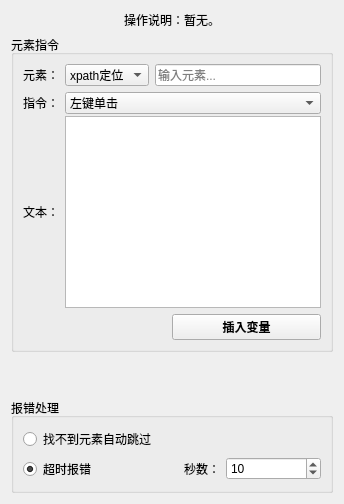
       <widget class="QWidget" name="tab_11">
        <attribute name="title">
         <string>元素控制</string>
        </attribute>
        <layout class="QVBoxLayout" name="verticalLayout_23">
         <item>
          <widget class="QLabel" name="label_93">
           <property name="sizePolicy">
            <sizepolicy hsizetype="Preferred" vsizetype="Preferred">
             <horstretch>0</horstretch>
             <verstretch>0</verstretch>
            </sizepolicy>
           </property>
           <property name="text">
            <string>操作说明：暂无。</string>
           </property>
           <property name="alignment">
            <set>Qt::AlignCenter</set>
           </property>
           <property name="wordWrap">
            <bool>false</bool>
           </property>
           <property name="margin">
            <number>0</number>
           </property>
           <property name="indent">
            <number>-1</number>
           </property>
           <property name="openExternalLinks">
            <bool>false</bool>
           </property>
          </widget>
         </item>
         <item>
          <widget class="QGroupBox" name="groupBox_4">
           <property name="title">
            <string>元素指令</string>
           </property>
           <layout class="QVBoxLayout" name="verticalLayout_9">
            <item>
             <layout class="QHBoxLayout" name="horizontalLayout_20">
              <item>
               <widget class="QLabel" name="label_50">
                <property name="text">
                 <string>元素：</string>
                </property>
               </widget>
              </item>
              <item>
               <widget class="QComboBox" name="comboBox_21">
                <item>
                 <property name="text">
                  <string>xpath定位</string>
                 </property>
                </item>
                <item>
                 <property name="text">
                  <string>元素ID</string>
                 </property>
                </item>
                <item>
                 <property name="text">
                  <string>元素名称</string>
                 </property>
                </item>
               </widget>
              </item>
              <item>
               <widget class="QLineEdit" name="lineEdit_7">
                <property name="placeholderText">
                 <string>输入元素...</string>
                </property>
               </widget>
              </item>
             </layout>
            </item>
            <item>
             <layout class="QGridLayout" name="gridLayout_12">
              <property name="horizontalSpacing">
               <number>6</number>
              </property>
              <property name="verticalSpacing">
               <number>2</number>
              </property>
              <item row="2" column="1">
               <widget class="QTextEdit" name="textEdit_3"/>
              </item>
              <item row="2" column="0">
               <widget class="QLabel" name="label_53">
                <property name="text">
                 <string>文本：</string>
                </property>
               </widget>
              </item>
              <item row="0" column="0">
               <widget class="QLabel" name="label_52">
                <property name="text">
                 <string>指令：</string>
                </property>
               </widget>
              </item>
              <item row="0" column="1">
               <widget class="QComboBox" name="comboBox_22">
                <item>
                 <property name="text">
                  <string>左键单击</string>
                 </property>
                </item>
                <item>
                 <property name="text">
                  <string>左键双击</string>
                 </property>
                </item>
                <item>
                 <property name="text">
                  <string>右键单击</string>
                 </property>
                </item>
                <item>
                 <property name="text">
                  <string>输入内容</string>
                 </property>
                </item>
               </widget>
              </item>
             </layout>
            </item>
            <item>
             <layout class="QHBoxLayout" name="horizontalLayout_11" stretch="1,1">
              <item>
               <spacer name="horizontalSpacer_3">
                <property name="orientation">
                 <enum>Qt::Horizontal</enum>
                </property>
                <property name="sizeHint" stdset="0">
                 <size>
                  <width>40</width>
                  <height>20</height>
                 </size>
                </property>
               </spacer>
              </item>
              <item>
               <widget class="QPushButton" name="pushButton_31">
                <property name="font">
                 <font>
                  <family>微软雅黑</family>
                  <weight>75</weight>
                  <bold>true</bold>
                 </font>
                </property>
                <property name="text">
                 <string>插入变量</string>
                </property>
               </widget>
              </item>
             </layout>
            </item>
           </layout>
          </widget>
         </item>
         <item>
          <spacer name="verticalSpacer_6">
           <property name="orientation">
            <enum>Qt::Vertical</enum>
           </property>
           <property name="sizeHint" stdset="0">
            <size>
             <width>20</width>
             <height>40</height>
            </size>
           </property>
          </spacer>
         </item>
         <item>
          <widget class="QGroupBox" name="groupBox_26">
           <property name="title">
            <string>报错处理</string>
           </property>
           <layout class="QVBoxLayout" name="verticalLayout_24">
            <item>
             <layout class="QGridLayout" name="gridLayout_11">
              <item row="1" column="0">
               <widget class="QRadioButton" name="radioButton_7">
                <property name="text">
                 <string>超时报错</string>
                </property>
                <property name="checkable">
                 <bool>true</bool>
                </property>
                <property name="checked">
                 <bool>true</bool>
                </property>
                <property name="autoExclusive">
                 <bool>true</bool>
                </property>
               </widget>
              </item>
              <item row="1" column="2">
               <widget class="QSpinBox" name="spinBox_7">
                <property name="minimum">
                 <number>1</number>
                </property>
                <property name="maximum">
                 <number>9999</number>
                </property>
                <property name="value">
                 <number>10</number>
                </property>
               </widget>
              </item>
              <item row="0" column="0" colspan="3">
               <widget class="QRadioButton" name="radioButton_6">
                <property name="text">
                 <string>找不到元素自动跳过</string>
                </property>
               </widget>
              </item>
              <item row="1" column="1">
               <widget class="QLabel" name="label_51">
                <property name="text">
                 <string>秒数：</string>
                </property>
                <property name="alignment">
                 <set>Qt::AlignRight|Qt::AlignTrailing|Qt::AlignVCenter</set>
                </property>
               </widget>
              </item>
             </layout>
            </item>
           </layout>
          </widget>
         </item>
        </layout>
       </widget>
